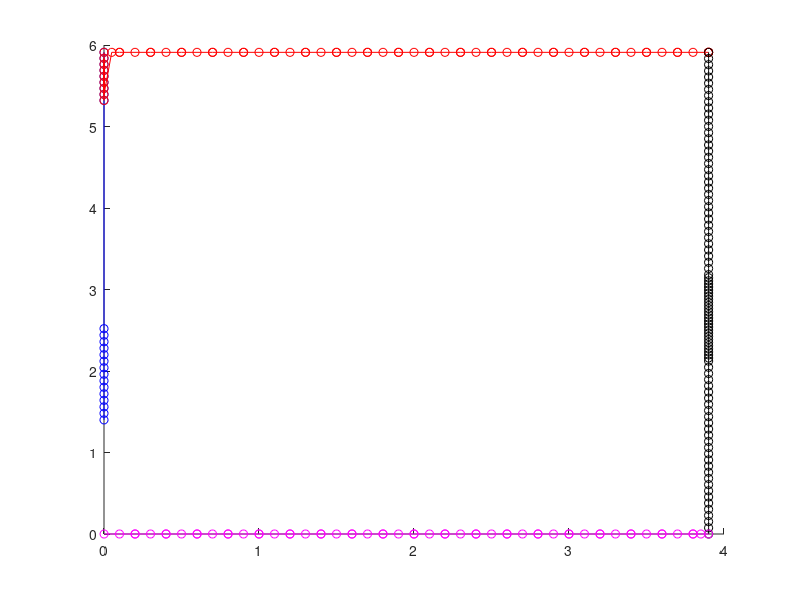
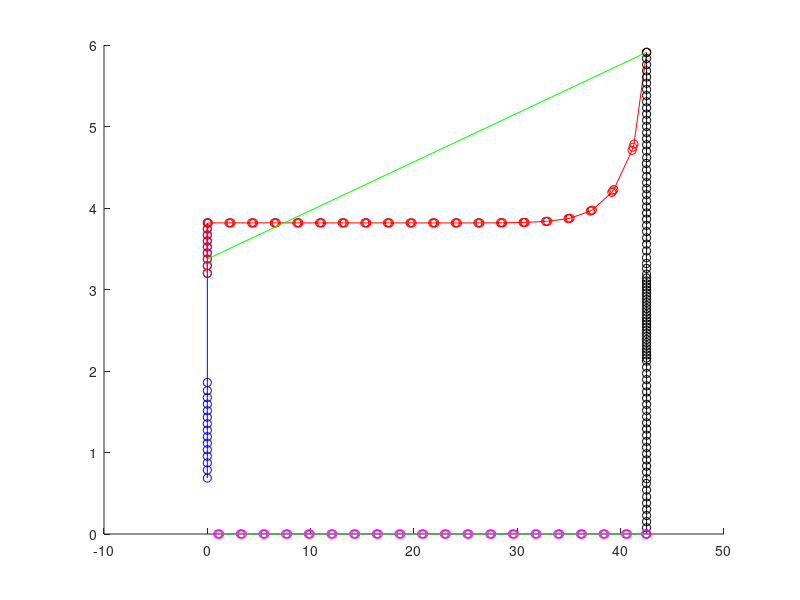

MATLAB code for these plots, in order: (Note: this script raises an error after producing the figures.)
clear all
clc
%
%--------------------------------------------------------------------------
% Defining the coordinates for nodes on the left, top, right, and bottom sides.
% LeftNodes, TopNodes, RightNodes, and BottomNodes represent sets of node
% coordinates where first and second rows contain initial x-y coordinates,
% while third and fourth rows contain x-y coordinates after deformation.
%--------------------------------------------------------------------------
%

% Coordinates for the left nodes
LeftNodes = [0	5.91	0	3.81702
0	5.32	2.27E-38	3.19904
0	2.52	1.71E-38	1.85883
0	1.4	2.24E-38	6.86E-01
0	5.7625	0	3.66952
0	5.615	0	3.52217
0	5.4675	-3.22E-37	3.3738
0	2.36	-2.13E-37	1.67341
0	2.2	0	1.51347
0	2.04	0	1.3536
0	1.88	0	1.19359
0	1.72	0	1.03366
0	1.56	-1.79E-37	8.73E-01
0	1.8	0	1.1136
0	2.44	-1.36E-38	1.75956
0	5.54125	0	3.44833
0	5.68875	0	3.5958
0	5.83625	0	3.74327
0	5.39375	0	3.29092
0	2.28	0	1.59339
0	1.48	0	7.86E-01
0	1.64	0	9.54E-01
0	1.96	0	1.27359
0	2.12	0	1.43357] ;

%%%%%%%%%%%%%%%%%%%%%%%%%%%%%%%%%%%%%%%%%%%%%%%%%%%%%%%%%%%%%%%%%%%%%%%%%%%

% Coordinates for the top nodes
TopNodes = [3.9006	5.91	42.5086	5.91
3.9005	5.91	42.5085	5.91
1.01E-01	5.91	2.09113	3.81739
3.00E-01	5.91	2.29013	3.81744
3.01E-01	5.91	4.2824	3.81746
5.00E-01	5.91	4.4814	3.8175
5.01E-01	5.91	6.47354	3.81746
7.00E-01	5.91	6.67254	3.81749
7.01E-01	5.91	8.66455	3.81743
9.00E-01	5.91	8.86355	3.81745
9.01E-01	5.91	10.8554	3.81738
1.0995	5.91	11.0544	3.81739
1.1005	5.91	13.046	3.81731
1.2995	5.91	13.245	3.81731
1.3005	5.91	15.2364	3.81722
1.4995	5.91	15.4354	3.8172
1.5005	5.91	17.4265	3.81711
1.6995	5.91	17.6255	3.81708
1.7005	5.91	19.6163	3.81698
1.8995	5.91	19.8153	3.81692
1.9005	5.91	21.8055	3.81686
2.0995	5.91	22.0045	3.81678
2.1005	5.91	23.9941	3.81682
2.2995	5.91	24.1931	3.81673
2.3005	5.91	26.1818	3.81714
2.4995	5.91	26.3808	3.81705
2.5005	5.91	28.3683	3.81852
2.6995	5.91	28.5673	3.81854
2.7005	5.91	30.5526	3.82292
2.8995	5.91	30.7516	3.82332
2.9005	5.91	32.7328	3.83557
3.0995	5.91	32.9318	3.83709
3.1005	5.91	34.904	3.87014
3.2995	5.91	35.1029	3.8748
3.3005	5.91	37.053	3.96154
3.4995	5.91	37.2516	3.97462
3.5005	5.91	39.1442	4.19187
3.6995	5.91	39.3402	4.22625
3.7005	5.91	41.1035	4.7078
3.8995	5.91	41.287	4.78487
0	5.91	0	3.81702
9.95E-02	5.91	9.95E-02	3.81702
0	5.32	2.27E-38	3.19904
0	5.7625	0	3.66952
0	5.615	0	3.52217
0	5.4675	-3.22E-37	3.3738
3.90055	5.91	42.5086	5.91
2.00E-01	5.91	2.19063	3.81742
4.00E-01	5.91	4.3819	3.81748
6.00E-01	5.91	6.57304	3.81748
8.00E-01	5.91	8.76405	3.81744
1	5.91	10.9549	3.81738
1.2	5.91	13.1455	3.81731
1.4	5.91	15.3359	3.81721
1.6	5.91	17.526	3.81709
1.8	5.91	19.7158	3.81695
2	5.91	21.905	3.81682
2.2	5.91	24.0936	3.81678
2.4	5.91	26.2813	3.8171
2.6	5.91	28.4678	3.81853
2.8	5.91	30.6521	3.82312
3	5.91	32.8323	3.83633
3.2	5.91	35.0034	3.87247
3.4	5.91	37.1523	3.96808
3.6	5.91	39.2422	4.20906
3.8	5.91	41.1952	4.74634
4.98E-02	5.91	4.97E-02	3.81702
0	5.54125	0	3.44833
0	5.68875	0	3.5958
0	5.83625	0	3.74327
0	5.39375	0	3.29092];
%%%%%%%%%%%%%%%%%%%%%%%%%%%%%%%%%%%%%%%%%%%%%%%%%%%%%%%%%%%%%%%%%%%%%%%%%%%%

% Coordinates for the right nodes
RightNodes = [3.9006	5.91	42.5086	5.91
3.9006	0	42.5086	0
3.9006	5.75846	42.5086	5.75846
3.9006	5.60692	42.5086	5.60692
3.9006	5.45538	42.5086	5.45538
3.9006	5.30385	42.5086	5.30385
3.9006	5.15231	42.5086	5.15232
3.9006	5.00077	42.5084	5.00086
3.9006	4.84923	42.5072	4.84969
3.9006	4.69769	42.5014	4.69757
3.9006	4.54615	42.4879	4.54639
3.9006	4.39462	42.5155	4.38723
3.9006	4.24308	42.5091	4.23743
3.9006	4.09154	42.5087	4.0893
3.9006	3.94	42.5086	3.93876
3.9006	3.78846	42.5086	3.78714
3.9006	3.63692	42.509	3.63418
3.9006	3.48538	42.5067	3.47428
3.9006	3.33385	42.5058	3.31949
3.9006	3.18231	42.5068	3.18744
3.9006	3.03077	42.5089	3.03078
3.9006	2.87923	42.5086	2.8792
3.9006	2.72769	42.5086	2.72769
3.9006	2.57615	42.5086	2.57615
3.9006	2.42462	42.5086	2.42462
3.9006	2.27308	42.5086	2.27308
3.9006	2.12154	42.5086	2.12154
3.9006	1.97	42.5086	1.97
3.9006	1.81846	42.5086	1.81846
3.9006	1.66692	42.5086	1.66692
3.9006	1.51538	42.5086	1.51538
3.9006	1.36385	42.5086	1.36385
3.9006	1.21231	42.5086	1.21231
3.9006	1.06077	42.5086	1.06077
3.9006	9.09E-01	42.5084	9.09E-01
3.9006	7.58E-01	42.5064	7.59E-01
3.9006	6.06E-01	42.4925	6.20E-01
3.9006	4.55E-01	42.5103	4.57E-01
3.9006	3.03E-01	42.5087	3.03E-01
3.9006	1.52E-01	42.5086	1.52E-01
3.9006	3.10654	42.5056	3.1049
3.9006	2.955	42.5086	2.95498
3.9006	2.80346	42.5086	2.80345
3.9006	2.65192	42.5086	2.65192
3.9006	2.50038	42.5086	2.50038
3.9006	2.34885	42.5086	2.34885
3.9006	2.19731	42.5086	2.19731
3.9006	5.83423	42.5086	5.83423
3.9006	5.68269	42.5086	5.68269
3.9006	5.53115	42.5086	5.53115
3.9006	5.37962	42.5086	5.37962
3.9006	5.22808	42.5086	5.22808
3.9006	5.07654	42.5087	5.07655
3.9006	4.925	42.5092	4.92503
3.9006	4.77346	42.5117	4.77561
3.9006	4.62192	42.519	4.61778
3.9006	4.47038	42.4996	4.46807
3.9006	4.31885	42.5102	4.31128
3.9006	4.16731	42.5086	4.16394
3.9006	4.01577	42.5086	4.01424
3.9006	3.86423	42.5086	3.86309
3.9006	3.71269	42.5086	3.71098
3.9006	3.56115	42.5093	3.55625
3.9006	3.40962	42.5005	3.39043
3.9006	3.25808	42.5083	3.25895
3.9006	3.06865	42.5102	3.06814
3.9006	2.91712	42.5086	2.91708
3.9006	2.76558	42.5086	2.76557
3.9006	2.61404	42.5086	2.61404
3.9006	2.4625	42.5086	2.4625
3.9006	2.31096	42.5086	2.31096
3.9006	2.15942	42.5086	2.15942
3.9006	2.04577	42.5086	2.04577
3.9006	1.89423	42.5086	1.89423
3.9006	1.74269	42.5086	1.74269
3.9006	1.59115	42.5086	1.59115
3.9006	1.43962	42.5086	1.43962
3.9006	1.28808	42.5086	1.28808
3.9006	1.13654	42.5086	1.13654
3.9006	9.85E-01	42.5087	9.85E-01
3.9006	8.33E-01	42.5093	8.33E-01
3.9006	6.82E-01	42.5148	6.78E-01
3.9006	5.30E-01	42.5058	5.39E-01
3.9006	3.79E-01	42.5091	3.79E-01
3.9006	2.27E-01	42.5086	2.27E-01
3.9006	7.58E-02	42.5086	7.58E-02
3.9006	3.14442	42.5142	3.14148
3.9006	2.99288	42.5087	2.99291
3.9006	2.84135	42.5086	2.84133
3.9006	2.68981	42.5086	2.68981
3.9006	2.53827	42.5086	2.53827
3.9006	2.38673	42.5086	2.38673
3.9006	2.23519	42.5086	2.23519];

%%%%%%%%%%%%%%%%%%%%%%%%%%%%%%%%%%%%%%%%%%%%%%%%%%%%%%%%%%%%%%%%%%%%%%%%%%%%

% Coordinates for the bottom nodes
BottomNodes = [3.9006	0	42.5086	0
5.00E-04	0	9.97E-01	0
2.00E-01	0	1.19612	0
2.01E-01	0	3.19035	0
4.00E-01	0	3.38936	0
4.01E-01	0	5.38355	0
6.00E-01	0	5.58255	0
6.01E-01	0	7.57677	0
8.00E-01	0	7.77578	0
8.01E-01	0	9.77005	0
1.00E+00	0	9.96906	0
1.0005	0	11.9634	0
1.1995	0	12.1624	0
1.2005	0	14.1569	0
1.3995	0	14.3559	0
1.4005	0	16.3505	0
1.5995	0	16.5495	0
1.6005	0	18.5443	0
1.7995	0	18.7433	0
1.8005	0	20.7383	0
1.9995	0	20.9373	0
2.0005	0	22.9324	0
2.1995	0	23.1314	0
2.2005	0	25.1268	0
2.3995	0	25.3258	0
2.4005	0	27.3214	0
2.5995	0	27.5204	0
2.6005	0	29.5162	0
2.7995	0	29.7151	0
2.8005	0	31.7112	0
2.9995	0	31.91	0
3.0005	0	33.9064	0
3.1995	0	34.1049	2.74E-38
3.2005	0	36.1016	0
3.3995	0	36.2991	7.30E-38
3.4005	0	38.2939	0
3.5995	0	38.4889	1.94E-37
3.6005	0	40.466	0
3.7995	0	40.6546	5.50E-37
3.8005	0	42.4085	0
3.85055	0	42.4586	0
1.00E-01	0	1.09662	0
3.00E-01	0	3.28986	0
5.00E-01	0	5.48305	0
7.00E-01	0	7.67627	0
9.00E-01	0	9.86955	0
1.1	0	12.0629	0
1.3	0	14.2564	0
1.5	0	16.45	0
1.7	0	18.6438	0
1.9	0	20.8378	0
2.1	0	23.0319	0
2.3	0	25.2263	0
2.5	0	27.4209	0
2.7	0	29.6156	0
2.9	0	31.8106	0
3.1	0	34.0057	0
3.3	0	36.2004	0
3.5	0	38.3915	0
3.7	0	40.5604	0];

%--------------------------------------------------------------------------
% Sorting nodes and preparing for plotting
%--------------------------------------------------------------------------
%
% node coordinate before stretching
%
x_LeftNodes = LeftNodes(:,1) ;
y_LeftNodes = LeftNodes(:,2) ;
[y_LeftNodes_Sorted , Index_y_LeftNodes] = sort( y_LeftNodes );
x_LeftNodes_Sorted = x_LeftNodes(Index_y_LeftNodes);
%
x_TopNodes = TopNodes(:,1) ;
y_TopNodes = TopNodes(:,2) ;
[x_TopNodes_Sorted , Index_x_TopNodes] = sort( x_TopNodes ) ;
y_TopNodes_Sorted = y_TopNodes(Index_x_TopNodes) ;
%
x_RightNodes = RightNodes(:,1) ;
y_RightNodes = RightNodes(:,2) ;
[y_RightNodes_Sorted , Index_y_RightNodes] = sort( y_RightNodes ) ;
x_RightNodes_Sorted = x_RightNodes(Index_y_RightNodes) ;
%
x_BottomNodes = BottomNodes(:,1) ;
y_BottomNodes = BottomNodes(:,2) ;
[x_BottomNodes_Sorted , Index_x_BottomNodes] = sort( x_BottomNodes ) ;
y_BottomNodes_Sorted = y_BottomNodes(Index_x_BottomNodes) ;
%
% Plotting the sorted nodes for visualization
figure
plot( x_LeftNodes_Sorted   , y_LeftNodes_Sorted   , 'bo-' )
hold on
plot( x_TopNodes_Sorted    , y_TopNodes_Sorted    , 'ro-' )
hold on
plot( x_RightNodes_Sorted  , y_RightNodes_Sorted  , 'ko-' )
hold on
plot( x_BottomNodes_Sorted , y_BottomNodes_Sorted , 'mo-' )
set(gca,'box','off')
%
%--------------------------------------------------------------------------
%
% node coordinate after stretching
%
X_LeftNodes = LeftNodes(:,3) ;
Y_LeftNodes = LeftNodes(:,4) ;
[Y_LeftNodes_Sorted , Index_Y_LeftNodes] = sort( Y_LeftNodes ) ;
X_LeftNodes_Sorted = X_LeftNodes(Index_Y_LeftNodes) ;
%
X_TopNodes = TopNodes(:,3) 
Y_TopNodes = TopNodes(:,4) 
[X_TopNodes_Sorted , Index_X_TopNodes] = sort( X_TopNodes ); 
Y_TopNodes_Sorted = Y_TopNodes(Index_X_TopNodes) 
%
X_RightNodes = RightNodes(:,3) ;
Y_RightNodes = RightNodes(:,4) ;
[Y_RightNodes_Sorted , Index_Y_RightNodes] = sort( Y_RightNodes ) ;
X_RightNodes_Sorted = X_RightNodes(Index_Y_RightNodes) ;
%
X_BottomNodes = BottomNodes(:,3) ;
Y_BottomNodes = BottomNodes(:,4) ;
[X_BottomNodes_Sorted , Index_X_BottomNodes] = sort( X_BottomNodes ) ;
Y_BottomNodes_Sorted = Y_BottomNodes(Index_X_BottomNodes) ;
%
% Plotting the sorted nodes for visualization
figure
plot( X_LeftNodes_Sorted   , Y_LeftNodes_Sorted   , 'bo-' )
hold on
plot( X_TopNodes_Sorted    , Y_TopNodes_Sorted    , 'ro-' )
hold on
plot( X_RightNodes_Sorted  , Y_RightNodes_Sorted  , 'ko-' )
hold on
plot( X_BottomNodes_Sorted , Y_BottomNodes_Sorted , 'mo-' )
hold on
plot( [X_TopNodes_Sorted(1),X_TopNodes_Sorted(end)]       , [Y_TopNodes_Sorted(1),Y_TopNodes_Sorted(end)]       , 'g-' )
hold on
plot( [X_BottomNodes_Sorted(1),X_BottomNodes_Sorted(end)] , [Y_BottomNodes_Sorted(1),Y_BottomNodes_Sorted(end)] , 'g-' )
set(gca,'box','off')
%
%--------------------------------------------------------------------------
%
% calculating the areas
%
% areas before stretching
area_LeftNodes_Sorted   = integration_discrete_data( x_LeftNodes_Sorted   , y_LeftNodes_Sorted   ) 
area_TopNodes_Sorted    = integration_discrete_data( x_TopNodes_Sorted    , y_TopNodes_Sorted    ) 
area_RightNodes_Sorted  = integration_discrete_data( x_RightNodes_Sorted  , y_RightNodes_Sorted  ) 
area_BottomNodes_Sorted = integration_discrete_data( x_BottomNodes_Sorted , y_BottomNodes_Sorted ) 
%
disp('---------')
%
% areas after stretching
Area_LeftNodes_Sorted   = integration_discrete_data( X_LeftNodes_Sorted   , Y_LeftNodes_Sorted   ) 
Area_TopNodes_Sorted    = integration_discrete_data( X_TopNodes_Sorted    , Y_TopNodes_Sorted    ) 
Area_RightNodes_Sorted  = integration_discrete_data( X_RightNodes_Sorted  , Y_RightNodes_Sorted  ) 
Area_BottomNodes_Sorted = integration_discrete_data( X_BottomNodes_Sorted , Y_BottomNodes_Sorted ) 
%
% areas after stretching assuming straigth cut
Area_TopNodes_Sorted_StraightCut    = integration_discrete_data( [X_TopNodes_Sorted(1),X_TopNodes_Sorted(end)]       , [Y_TopNodes_Sorted(1),Y_TopNodes_Sorted(end)]       ) 
Area_BottomNodes_Sorted_StraightCut = integration_discrete_data( [X_BottomNodes_Sorted(1),X_BottomNodes_Sorted(end)] , [Y_BottomNodes_Sorted(1),Y_BottomNodes_Sorted(end)] ) 
%
disp('---------')
%
% total area
total_area = area_TopNodes_Sorted - area_BottomNodes_Sorted
Total_Area = Area_TopNodes_Sorted - Area_BottomNodes_Sorted
%
% total area assuming straigth cut
Total_Area_StraightCut = Area_TopNodes_Sorted_StraightCut - Area_BottomNodes_Sorted_StraightCut
%
disp('---------')
%
% actual mesh ratio
Actual_Ratio = Total_Area / total_area
%
% actual mesh ratio assuming straigth cut
Actual_Ratio_StraightCut = Total_Area_StraightCut / total_area






